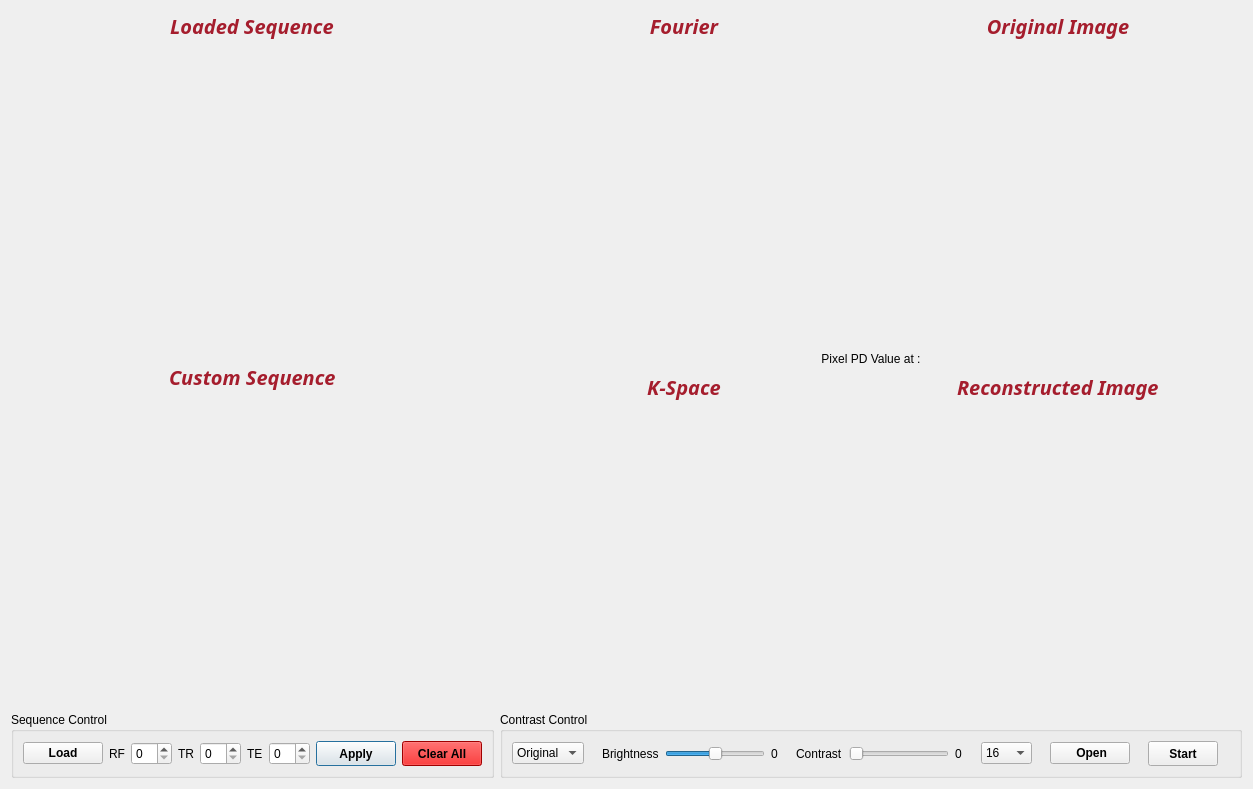
<?xml version="1.0" encoding="UTF-8"?>
<ui version="4.0">
 <class>Form</class>
 <widget class="QWidget" name="Form">
  <property name="geometry">
   <rect>
    <x>0</x>
    <y>0</y>
    <width>1253</width>
    <height>789</height>
   </rect>
  </property>
  <property name="minimumSize">
   <size>
    <width>0</width>
    <height>100</height>
   </size>
  </property>
  <property name="windowTitle">
   <string>Form</string>
  </property>
  <property name="layoutDirection">
   <enum>Qt::LeftToRight</enum>
  </property>
  <layout class="QGridLayout" name="gridLayout_3">
   <item row="0" column="0">
    <layout class="QHBoxLayout" name="horizontalLayout" stretch="3,5">
     <item>
      <layout class="QVBoxLayout" name="verticalLayout" stretch="2,2,0">
       <item>
        <layout class="QVBoxLayout" name="verticalLayout_4">
         <item alignment="Qt::AlignHCenter">
          <widget class="QLabel" name="label_6">
           <property name="maximumSize">
            <size>
             <width>16777215</width>
             <height>30</height>
            </size>
           </property>
           <property name="font">
            <font>
             <family>Ubuntu Mono</family>
             <pointsize>15</pointsize>
             <weight>75</weight>
             <italic>true</italic>
             <bold>true</bold>
            </font>
           </property>
           <property name="styleSheet">
            <string notr="true">color:rgb(165, 29, 45)</string>
           </property>
           <property name="text">
            <string>Loaded Sequence</string>
           </property>
          </widget>
         </item>
         <item>
          <widget class="QWidget" name="widget_sequence" native="true"/>
         </item>
        </layout>
       </item>
       <item>
        <layout class="QVBoxLayout" name="verticalLayout_6">
         <item alignment="Qt::AlignHCenter">
          <widget class="QLabel" name="label_7">
           <property name="maximumSize">
            <size>
             <width>16777215</width>
             <height>30</height>
            </size>
           </property>
           <property name="font">
            <font>
             <family>Ubuntu Mono</family>
             <pointsize>15</pointsize>
             <weight>75</weight>
             <italic>true</italic>
             <bold>true</bold>
            </font>
           </property>
           <property name="styleSheet">
            <string notr="true">color:rgb(165, 29, 45)</string>
           </property>
           <property name="text">
            <string>Custom Sequence</string>
           </property>
          </widget>
         </item>
         <item>
          <widget class="QWidget" name="widget_4" native="true"/>
         </item>
        </layout>
       </item>
       <item>
        <widget class="QGroupBox" name="groupBox">
         <property name="title">
          <string>Sequence Control</string>
         </property>
         <layout class="QHBoxLayout" name="horizontalLayout_5">
          <item>
           <layout class="QHBoxLayout" name="horizontalLayout_6" stretch="0,1,0,0,0,0,0,0,0,0,0,1,0,0,0">
            <item>
             <spacer name="horizontalSpacer_8">
              <property name="orientation">
               <enum>Qt::Horizontal</enum>
              </property>
              <property name="sizeHint" stdset="0">
               <size>
                <width>40</width>
                <height>20</height>
               </size>
              </property>
             </spacer>
            </item>
            <item>
             <widget class="QPushButton" name="pushButton_openSequence">
              <property name="font">
               <font>
                <weight>75</weight>
                <italic>false</italic>
                <bold>true</bold>
               </font>
              </property>
              <property name="cursor">
               <cursorShape>PointingHandCursor</cursorShape>
              </property>
              <property name="text">
               <string> Load </string>
              </property>
              <property name="icon">
               <iconset>
                <normaloff>../docs/icons/open folder.png</normaloff>../docs/icons/open folder.png</iconset>
              </property>
             </widget>
            </item>
            <item>
             <spacer name="horizontalSpacer_5">
              <property name="orientation">
               <enum>Qt::Horizontal</enum>
              </property>
              <property name="sizeHint" stdset="0">
               <size>
                <width>40</width>
                <height>20</height>
               </size>
              </property>
             </spacer>
            </item>
            <item>
             <widget class="QLabel" name="label">
              <property name="text">
               <string>RF</string>
              </property>
             </widget>
            </item>
            <item>
             <widget class="QSpinBox" name="spinBox_RF"/>
            </item>
            <item>
             <spacer name="horizontalSpacer_6">
              <property name="orientation">
               <enum>Qt::Horizontal</enum>
              </property>
              <property name="sizeHint" stdset="0">
               <size>
                <width>40</width>
                <height>20</height>
               </size>
              </property>
             </spacer>
            </item>
            <item>
             <widget class="QLabel" name="label_2">
              <property name="text">
               <string>TR</string>
              </property>
             </widget>
            </item>
            <item>
             <widget class="QSpinBox" name="spinBox_TR"/>
            </item>
            <item>
             <widget class="QLabel" name="label_13">
              <property name="text">
               <string>TE</string>
              </property>
             </widget>
            </item>
            <item>
             <widget class="QSpinBox" name="spinBox_TE"/>
            </item>
            <item>
             <spacer name="horizontalSpacer_7">
              <property name="orientation">
               <enum>Qt::Horizontal</enum>
              </property>
              <property name="sizeHint" stdset="0">
               <size>
                <width>40</width>
                <height>20</height>
               </size>
              </property>
             </spacer>
            </item>
            <item>
             <widget class="QPushButton" name="pushButton_apply">
              <property name="minimumSize">
               <size>
                <width>0</width>
                <height>25</height>
               </size>
              </property>
              <property name="font">
               <font>
                <weight>75</weight>
                <bold>true</bold>
               </font>
              </property>
              <property name="cursor">
               <cursorShape>PointingHandCursor</cursorShape>
              </property>
              <property name="text">
               <string>Apply</string>
              </property>
              <property name="default">
               <bool>true</bool>
              </property>
             </widget>
            </item>
            <item>
             <spacer name="horizontalSpacer_9">
              <property name="orientation">
               <enum>Qt::Horizontal</enum>
              </property>
              <property name="sizeHint" stdset="0">
               <size>
                <width>40</width>
                <height>20</height>
               </size>
              </property>
             </spacer>
            </item>
            <item>
             <widget class="QPushButton" name="pushButton_clear">
              <property name="minimumSize">
               <size>
                <width>0</width>
                <height>25</height>
               </size>
              </property>
              <property name="font">
               <font>
                <weight>75</weight>
                <bold>true</bold>
               </font>
              </property>
              <property name="cursor">
               <cursorShape>PointingHandCursor</cursorShape>
              </property>
              <property name="styleSheet">
               <string notr="true">background-color: rgb(222, 0, 0);</string>
              </property>
              <property name="text">
               <string>Clear All</string>
              </property>
             </widget>
            </item>
            <item>
             <spacer name="horizontalSpacer_10">
              <property name="orientation">
               <enum>Qt::Horizontal</enum>
              </property>
              <property name="sizeHint" stdset="0">
               <size>
                <width>40</width>
                <height>20</height>
               </size>
              </property>
             </spacer>
            </item>
           </layout>
          </item>
         </layout>
        </widget>
       </item>
      </layout>
     </item>
     <item>
      <layout class="QVBoxLayout" name="verticalLayout_2" stretch="2,0,2,0">
       <item>
        <layout class="QGridLayout" name="gridLayout">
         <property name="verticalSpacing">
          <number>0</number>
         </property>
         <item row="0" column="1">
          <widget class="QLabel" name="label_3">
           <property name="maximumSize">
            <size>
             <width>16777215</width>
             <height>35</height>
            </size>
           </property>
           <property name="font">
            <font>
             <family>Ubuntu Mono</family>
             <pointsize>15</pointsize>
             <weight>75</weight>
             <italic>true</italic>
             <bold>true</bold>
            </font>
           </property>
           <property name="styleSheet">
            <string notr="true">color:rgb(165, 29, 45)</string>
           </property>
           <property name="text">
            <string>Original Image</string>
           </property>
           <property name="alignment">
            <set>Qt::AlignCenter</set>
           </property>
          </widget>
         </item>
         <item row="0" column="0">
          <widget class="QLabel" name="label_8">
           <property name="maximumSize">
            <size>
             <width>16777215</width>
             <height>30</height>
            </size>
           </property>
           <property name="font">
            <font>
             <family>Ubuntu Mono</family>
             <pointsize>15</pointsize>
             <weight>75</weight>
             <italic>true</italic>
             <bold>true</bold>
            </font>
           </property>
           <property name="styleSheet">
            <string notr="true">color:rgb(165, 29, 45)</string>
           </property>
           <property name="text">
            <string>Fourier</string>
           </property>
           <property name="alignment">
            <set>Qt::AlignCenter</set>
           </property>
          </widget>
         </item>
         <item row="1" column="0">
          <widget class="QWidget" name="widget" native="true">
           <property name="minimumSize">
            <size>
             <width>0</width>
             <height>0</height>
            </size>
           </property>
           <property name="styleSheet">
            <string notr="true"/>
           </property>
          </widget>
         </item>
         <item row="1" column="1">
          <widget class="QWidget" name="widget_5" native="true"/>
         </item>
        </layout>
       </item>
       <item>
        <widget class="QLabel" name="label_pixel">
         <property name="text">
          <string>&lt;html&gt;&lt;head/&gt;&lt;body&gt;&lt;p&gt;Pixel PD Value at :&lt;/p&gt;&lt;/body&gt;&lt;/html&gt;</string>
         </property>
         <property name="alignment">
          <set>Qt::AlignCenter</set>
         </property>
        </widget>
       </item>
       <item>
        <layout class="QGridLayout" name="gridLayout_2">
         <property name="verticalSpacing">
          <number>0</number>
         </property>
         <item row="1" column="0">
          <widget class="QWidget" name="widget_3" native="true"/>
         </item>
         <item row="1" column="1">
          <widget class="QWidget" name="widget_2" native="true"/>
         </item>
         <item row="0" column="0" alignment="Qt::AlignHCenter">
          <widget class="QLabel" name="label_4">
           <property name="maximumSize">
            <size>
             <width>16777215</width>
             <height>30</height>
            </size>
           </property>
           <property name="font">
            <font>
             <family>Ubuntu Mono</family>
             <pointsize>15</pointsize>
             <weight>75</weight>
             <italic>true</italic>
             <bold>true</bold>
            </font>
           </property>
           <property name="styleSheet">
            <string notr="true">color:rgb(165, 29, 45)</string>
           </property>
           <property name="text">
            <string>K-Space</string>
           </property>
          </widget>
         </item>
         <item row="0" column="1" alignment="Qt::AlignHCenter">
          <widget class="QLabel" name="label_5">
           <property name="maximumSize">
            <size>
             <width>16777215</width>
             <height>35</height>
            </size>
           </property>
           <property name="font">
            <font>
             <family>Ubuntu Mono</family>
             <pointsize>15</pointsize>
             <weight>75</weight>
             <italic>true</italic>
             <bold>true</bold>
            </font>
           </property>
           <property name="styleSheet">
            <string notr="true">color:rgb(165, 29, 45)</string>
           </property>
           <property name="text">
            <string>Reconstructed Image</string>
           </property>
          </widget>
         </item>
        </layout>
       </item>
       <item>
        <widget class="QGroupBox" name="groupBox_2">
         <property name="title">
          <string>Contrast Control</string>
         </property>
         <layout class="QHBoxLayout" name="horizontalLayout_4" stretch="1,1,0,0,0,0,0,0,0,0,0,1,0,1,0,2,0">
          <item>
           <spacer name="horizontalSpacer_3">
            <property name="orientation">
             <enum>Qt::Horizontal</enum>
            </property>
            <property name="sizeHint" stdset="0">
             <size>
              <width>40</width>
              <height>20</height>
             </size>
            </property>
           </spacer>
          </item>
          <item>
           <widget class="QComboBox" name="comboBox_contrastType">
            <item>
             <property name="text">
              <string>Original</string>
             </property>
            </item>
            <item>
             <property name="text">
              <string>PD</string>
             </property>
            </item>
            <item>
             <property name="text">
              <string>T1</string>
             </property>
            </item>
            <item>
             <property name="text">
              <string>T2</string>
             </property>
            </item>
           </widget>
          </item>
          <item>
           <spacer name="horizontalSpacer_4">
            <property name="orientation">
             <enum>Qt::Horizontal</enum>
            </property>
            <property name="sizeHint" stdset="0">
             <size>
              <width>40</width>
              <height>20</height>
             </size>
            </property>
           </spacer>
          </item>
          <item>
           <widget class="QLabel" name="label_9">
            <property name="text">
             <string>Brightness</string>
            </property>
           </widget>
          </item>
          <item>
           <widget class="QSlider" name="horizontalSlider_brightness">
            <property name="minimumSize">
             <size>
              <width>100</width>
              <height>0</height>
             </size>
            </property>
            <property name="minimum">
             <number>-127</number>
            </property>
            <property name="maximum">
             <number>127</number>
            </property>
            <property name="orientation">
             <enum>Qt::Horizontal</enum>
            </property>
           </widget>
          </item>
          <item>
           <widget class="QLabel" name="label_11">
            <property name="text">
             <string>0</string>
            </property>
           </widget>
          </item>
          <item>
           <spacer name="horizontalSpacer">
            <property name="orientation">
             <enum>Qt::Horizontal</enum>
            </property>
            <property name="sizeHint" stdset="0">
             <size>
              <width>40</width>
              <height>20</height>
             </size>
            </property>
           </spacer>
          </item>
          <item>
           <widget class="QLabel" name="label_10">
            <property name="text">
             <string>Contrast</string>
            </property>
           </widget>
          </item>
          <item>
           <widget class="QSlider" name="horizontalSlider_contrast">
            <property name="minimumSize">
             <size>
              <width>100</width>
              <height>0</height>
             </size>
            </property>
            <property name="minimum">
             <number>0</number>
            </property>
            <property name="maximum">
             <number>10</number>
            </property>
            <property name="orientation">
             <enum>Qt::Horizontal</enum>
            </property>
           </widget>
          </item>
          <item>
           <widget class="QLabel" name="label_12">
            <property name="text">
             <string>0</string>
            </property>
           </widget>
          </item>
          <item>
           <spacer name="horizontalSpacer_2">
            <property name="orientation">
             <enum>Qt::Horizontal</enum>
            </property>
            <property name="sizeHint" stdset="0">
             <size>
              <width>40</width>
              <height>20</height>
             </size>
            </property>
           </spacer>
          </item>
          <item>
           <widget class="QComboBox" name="comboBox_kspace_size">
            <property name="font">
             <font>
              <weight>50</weight>
              <bold>false</bold>
             </font>
            </property>
            <property name="currentIndex">
             <number>0</number>
            </property>
            <item>
             <property name="text">
              <string>16</string>
             </property>
            </item>
            <item>
             <property name="text">
              <string>32</string>
             </property>
            </item>
            <item>
             <property name="text">
              <string>64</string>
             </property>
            </item>
            <item>
             <property name="text">
              <string>128</string>
             </property>
            </item>
           </widget>
          </item>
          <item>
           <spacer name="horizontalSpacer_12">
            <property name="orientation">
             <enum>Qt::Horizontal</enum>
            </property>
            <property name="sizeHint" stdset="0">
             <size>
              <width>40</width>
              <height>20</height>
             </size>
            </property>
           </spacer>
          </item>
          <item>
           <widget class="QPushButton" name="pushButton_openPhantom">
            <property name="font">
             <font>
              <weight>75</weight>
              <bold>true</bold>
             </font>
            </property>
            <property name="cursor">
             <cursorShape>PointingHandCursor</cursorShape>
            </property>
            <property name="text">
             <string> Open</string>
            </property>
            <property name="icon">
             <iconset>
              <normaloff>../docs/icons/open folder.png</normaloff>../docs/icons/open folder.png</iconset>
            </property>
           </widget>
          </item>
          <item>
           <spacer name="horizontalSpacer_13">
            <property name="orientation">
             <enum>Qt::Horizontal</enum>
            </property>
            <property name="sizeHint" stdset="0">
             <size>
              <width>40</width>
              <height>20</height>
             </size>
            </property>
           </spacer>
          </item>
          <item>
           <widget class="QPushButton" name="pushButton_startReconstruct">
            <property name="minimumSize">
             <size>
              <width>70</width>
              <height>25</height>
             </size>
            </property>
            <property name="font">
             <font>
              <weight>75</weight>
              <bold>true</bold>
             </font>
            </property>
            <property name="text">
             <string>Start</string>
            </property>
           </widget>
          </item>
          <item>
           <spacer name="horizontalSpacer_11">
            <property name="orientation">
             <enum>Qt::Horizontal</enum>
            </property>
            <property name="sizeHint" stdset="0">
             <size>
              <width>40</width>
              <height>20</height>
             </size>
            </property>
           </spacer>
          </item>
         </layout>
        </widget>
       </item>
      </layout>
     </item>
    </layout>
   </item>
  </layout>
 </widget>
 <resources/>
 <connections>
  <connection>
   <sender>horizontalSlider_brightness</sender>
   <signal>sliderMoved(int)</signal>
   <receiver>label_11</receiver>
   <slot>setNum(int)</slot>
   <hints>
    <hint type="sourcelabel">
     <x>765</x>
     <y>759</y>
    </hint>
    <hint type="destinationlabel">
     <x>779</x>
     <y>763</y>
    </hint>
   </hints>
  </connection>
  <connection>
   <sender>horizontalSlider_contrast</sender>
   <signal>sliderMoved(int)</signal>
   <receiver>label_12</receiver>
   <slot>setNum(int)</slot>
   <hints>
    <hint type="sourcelabel">
     <x>949</x>
     <y>759</y>
    </hint>
    <hint type="destinationlabel">
     <x>963</x>
     <y>763</y>
    </hint>
   </hints>
  </connection>
 </connections>
</ui>
